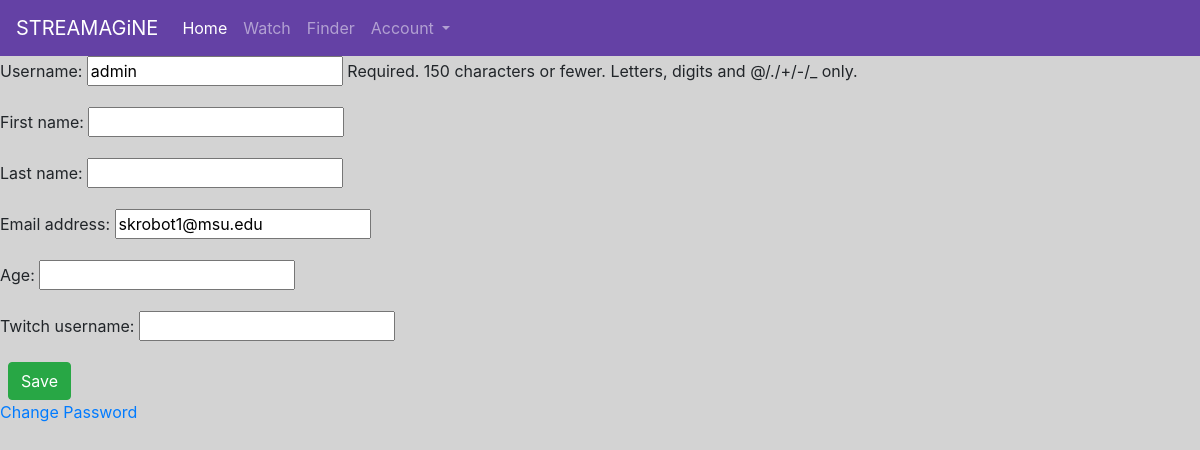
The app's page /accounts/1/edit/, older data.
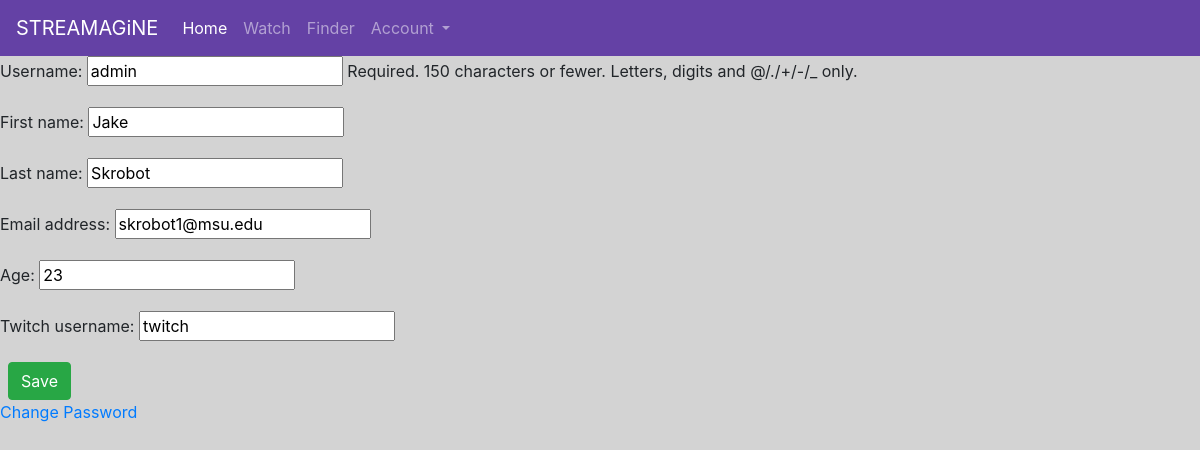
The same page, newer data.
### accounts/models.py (models this page shows, shortened)
class CustomUser(AbstractUser):
    age = models.PositiveIntegerField(null=True, blank=True)
    twitch_username = models.CharField(max_length=128,)

### accounts/views.py (the view)
# urls.py: path('<int:pk>/edit/', AccountsEditView.as_view(template_name='account_edit.html'), name='edit_account')
class AccountsEditView(UpdateView):
    model = CustomUser
    template_name = 'account_edit.html'
    fields = ['username', 'first_name', 'last_name', 'email', 'age', 'twitch_username']

### templates/account_edit.html (shortened to what this page needs)
{% extends 'base.html' %}
{% block body %}
    <form method="POST">
        {{ form.as_p }}
        <button class="btn btn-success ml-2" type="submit">Save</button>
    </form>
    <a href="/accounts/password_change/">Change Password</a>
{% endblock body %}

Row changes from the older to the newer data that the page shows:
changed CustomUser "admin": first_name (not shown) → "Jake"; last_name (not shown) → "Skrobot"; age (not shown) → "23"; twitch_username (not shown) → "twitch"
